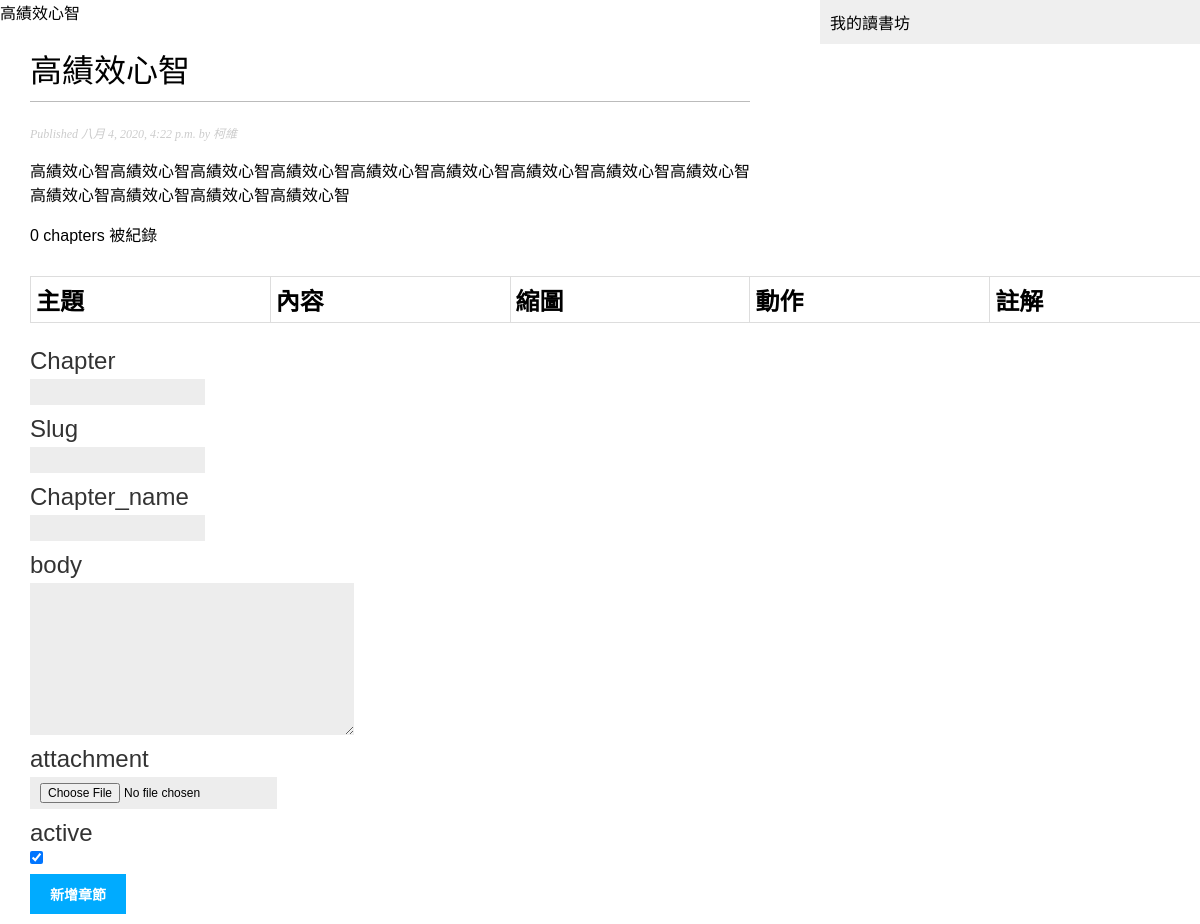
Screenshot of /app1/2020/8/4/books/ with the database file from the repository.
### app1/models.py (models this page shows, shortened)
class Books(models.Model):
    STATUS_CHOICE = (('draft', 'Draft'),
                     ('published', 'Published')
                     )
    title = models.CharField(max_length=250)
    slug = AutoSlugField(max_length=250,populate_from='title', unique_for_date='publish'
                         ,editable=True,null=True,unique=True)
    author = models.CharField(max_length=20)
    owner = models.ForeignKey(User, on_delete=models.CASCADE, related_name='blog_posts')
    body = RichTextField()
    publish = models.DateTimeField(default=timezone.now)
    created = models.DateTimeField(auto_now_add=True)
    updated = models.DateTimeField(auto_now=True)
    status = models.CharField(max_length=10, choices=STATUS_CHOICE, default='draft')
    objects = models.Manager()
    published = PublishedManage()
    class Meta:
        ordering = ('-publish',)

### app1/views.py (the view)
# urls.py: path('<int:year>/<int:month>/<int:day>/<slug:post>/',views.chapter_detail  ,name = 'book_detail'),
def chapter_detail(request, year, month, day, post):
    books = get_object_or_404(Books, slug=post,
                             publish__year=year,
                             publish__month=month,
                             publish__day=day)
    chapters = books.chapter.filter(active=True)
    new_chapter: Chapter
    new_chapter = None
    chapter: Chapter
    if request.method == 'POST':
        chapter_form = ChapterForm(request.POST, request.FILES)
        if chapter_form.is_valid():
            new_chapter = chapter_form.save(commit=False)
            new_chapter.book = books
            new_chapter.save()
    else:
        chapter_form = ChapterForm()
    return render(request, 'blog/post/detail.html', {'books': books,
                                                     'chapters': chapters,
                                                     'new_chapter': new_chapter,
                                                     'chapter_form': chapter_form})

### app1/forms.py
class ChapterForm(forms.ModelForm):
    def __init__(self, *args, **kwargs):
        super(ChapterForm, self).__init__(*args, **kwargs)
        for field_name, field in self.fields.items():
            field.widget.attrs['class'] = 'form-control'
    class Meta:
        model = Chapter
        fields = ['slug','chapter','chapter_name','body','attachment','active']

### app1/templates/blog/post/detail.html (shortened to what this page needs)
{% extends "blog/base.html" %}
 {% load static %}
{% block content %}
 <h1>{{ books.title }}</h1>
  <p class="date">
    Published {{ books.publish }} by {{ books.author }}
  </p>
  {{ books.body|safe|linebreaks }}
    {% with chapters.count as total_chapters  %}
         {{ total_chapters}} chapter{{ total_chapters|pluralize }} 被紀錄
    <h2>
    {% endwith %}
      <table class="table">
          <thead><tr>
              <th>主題</th>
              <th>內容</th>
              <th>縮圖</th>
              <th>動作 </th>
              <th>註解 </th>
          </tr></thead>
    </table>
<div class="container">
        <form method="post" enctype="multipart/form-data">
          <div class="form-group">
                <label for="id_chapter">Chapter</label>
                {{ chapter_form.chapter }}
          </div>
          <div class="form-group">
                <label for="id_slug">Slug</label>
                {{ chapter_form.slug }}
          </div>
            <div class="form-group">
                <label for="id_chapter_name">Chapter_name</label>
                {{ chapter_form.chapter_name }}
          </div>
          <div class="form-group">
                <label for="id_body">body</label>
                {{ chapter_form.body }}
          </div>
              <div class="form-group">
                <label for="id_attachment">attachment</label>
                {{ chapter_form.attachment }}
          </div>
        <div class="form-group">
                <label for="id_active">active</label>
                {{ chapter_form.active }}
          </div>
            <p><input type="submit" value="新增章節"></p>
        </form>
</div>
{% endblock %}

### app1/static/css/blog.css (style rules this page uses)
body { margin:0; padding:0; font-family:helvetica, sans-serif; }
h1 { font-weight:normal; border-bottom:1px solid #bbb; padding:0 0 10px 0; }
h2 { font-weight:normal; margin:30px 0 0; }
p.date { color:#ccc; font-family: georgia, serif; font-size: 12px; font-style: italic; }
label { float:left; clear:both; color:#333; margin-bottom:4px; }
input, textarea { clear:both; float:left; margin:0 0 10px; background:#ededed; border:0; padding:6px 10px; font-size:12px; }
input[type=submit] { font-weight:bold; background:#00abff; color:#fff; padding:10px 20px; font-size:14px; text-transform:uppercase; }
table { font-family: arial,sans-serif; border-collapse:collapse ; width: 1200px; }
td,th { border: 1px solid #dddddd; text-align: left; padding: 5px; }

### rows the page displays
Books: title "高績效心智", publish "八月 4, 2020, 4:22 p.m.", author "柯維", body "高績效心智高績效心智高績效心智高績效心智高績效心智高績效心智高績效心智高績效心智高績效心智高績效心智高績效心智高績效心智高績效心智"

### other values shown
{{ total_chapters }} "0"
